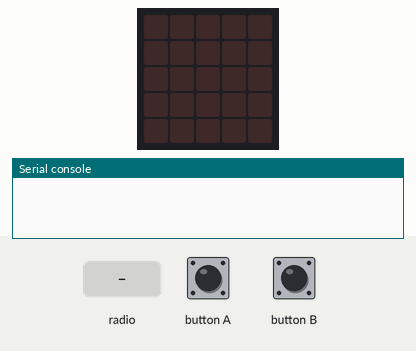
Bench run of a program on a simulated BBC micro:bit (MakeCode). On the bench: the board's 5×5 LED display, the last lines printed to the serial console. The inputs (shaded band) are chosen by the test bench. No radio messages arrive unless stated (any console line starting 'radio sent:' is added by the test bench).

Above: at 1.2 s.
1.3 s: radio message "1" arrives
At 2.8 s:
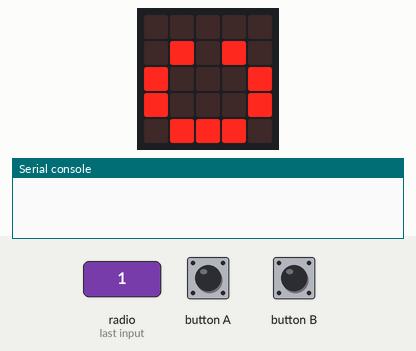
3.3 s: button A pressed for 0.15 s
At 4.6 s:
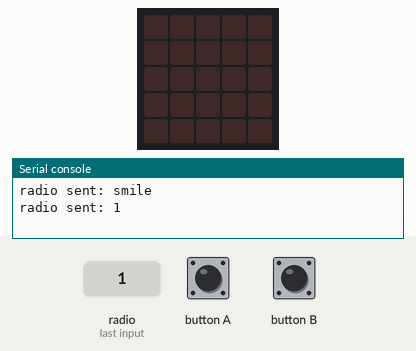
4.9 s: radio message "2" arrives
At 6.1 s:
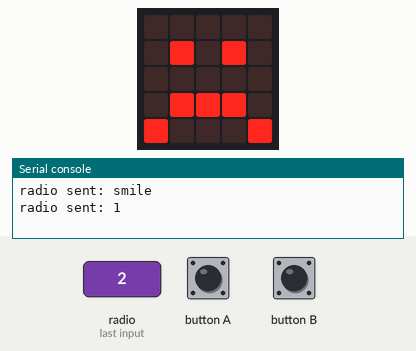
6.4 s: radio message "3" arrives
At 7.5 s:
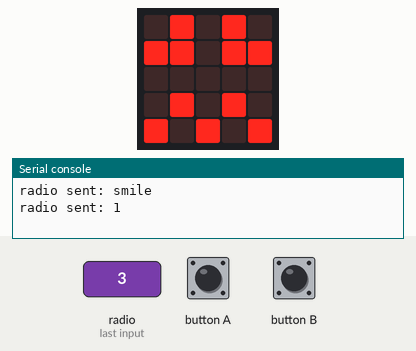
7.9 s: button B pressed for 0.15 s
At 9.4 s:
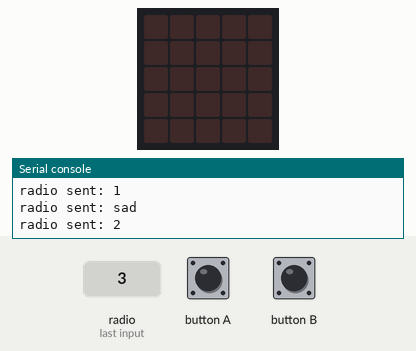
Timing chart, 0 to 10.5 s (numbered marks = the images above; inputs shaded):
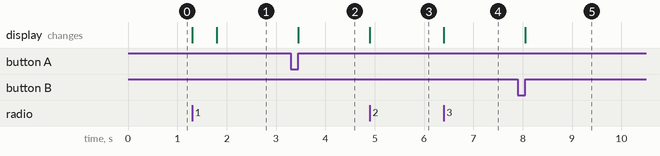

Measured:
- after the input at 1.3 s, the display: first changes at once (image 1 shows a later state)
- after the input at 3.3 s, the display: changes after 0.15 s (image 2)
- after the input at 4.9 s, the display: changes at once (image 3)
- after the input at 6.4 s, the display: changes at once (image 4)
- after the input at 7.9 s, the display: changes after 0.15 s (image 5)

The program:

main.ts
```typescript
radio.onReceivedNumber(function (receivedNumber) {
    if (receivedNumber == 1) {
        basic.showLeds(`
            . # . # .
            . . . . .
            # # # # #
            # . . . #
            # # # # #
            `)
        basic.pause(100)
        basic.showLeds(`
            . . . . .
            . # . # .
            # . . . #
            # . . . #
            . # # # .
            `)
    } else if (receivedNumber == 2) {
        basic.showLeds(`
            . . . . .
            . # . # .
            . . . . .
            . # # # .
            # . . . #
            `)
    } else {
        basic.showLeds(`
            . # . # .
            # # . # #
            . . . . .
            . # . # .
            # . # . #
            `)
    }
})
input.onButtonPressed(Button.A, function () {
    basic.clearScreen()
    radio.sendString("smile")
    radio.sendNumber(1)
})
input.onGesture(Gesture.Shake, function () {
    basic.clearScreen()
    radio.sendNumber(3)
})
input.onButtonPressed(Button.B, function () {
    basic.clearScreen()
    radio.sendString("sad")
    radio.sendNumber(2)
})
radio.setGroup(159753852456)
basic.forever(function () {

})
```

test.ts
```typescript
// aquí va el archivo "tests"; esto no se compilará cuando este paquete se utilice como una extensión.
```
